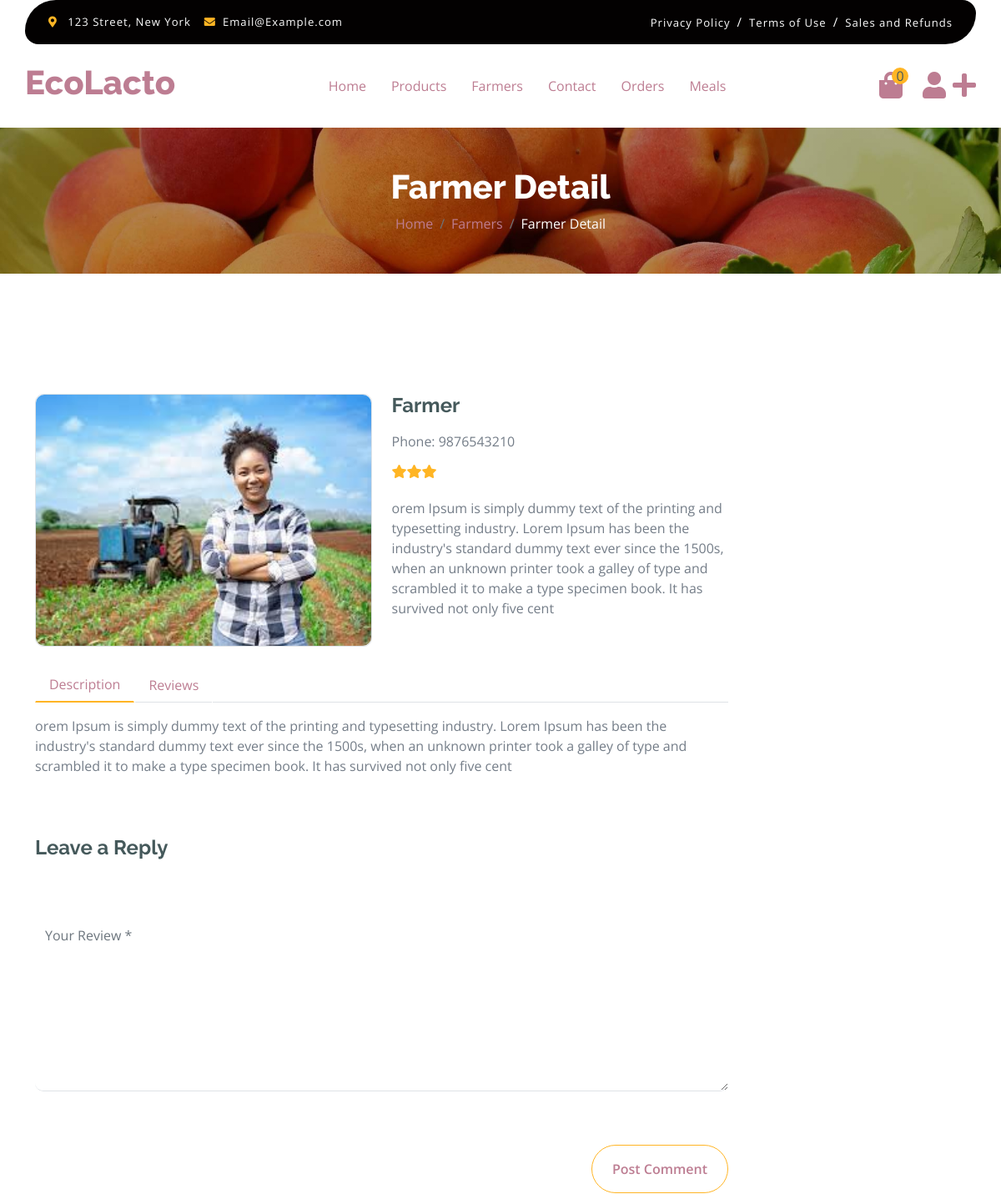
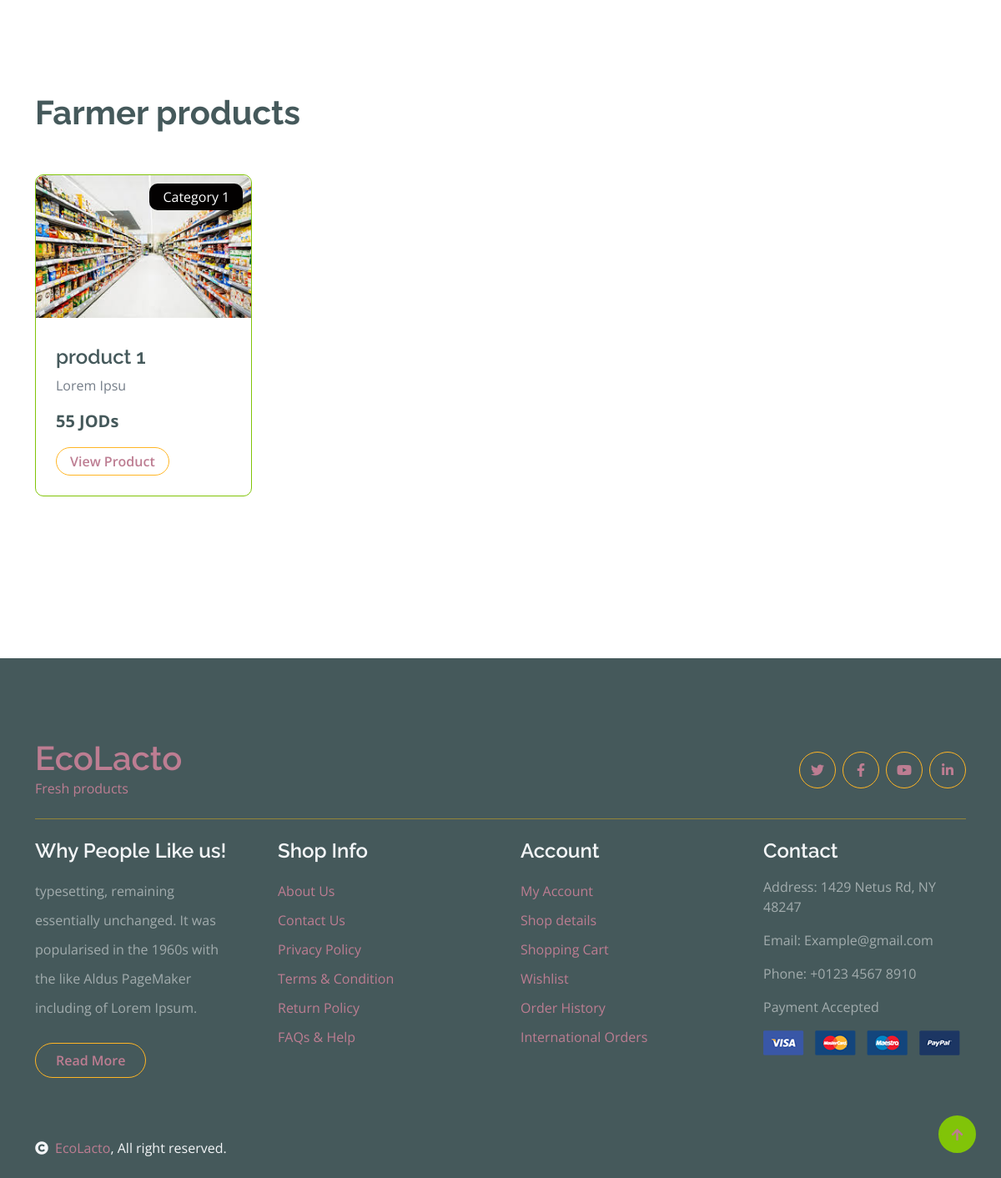
The app's page /Home_Cook_Dashboard/Farmer.php?farmer_id=3 (signed in) with its own data (2 pictures, top to bottom).
### tables this page shows
CREATE TABLE `users` (
  `id` int(11) NOT NULL,
  `user_type_id` int(11) NOT NULL,
  `name` varchar(250) NOT NULL,
  `email` varchar(250) NOT NULL,
  `phone` varchar(250) NOT NULL,
  `password` varchar(250) NOT NULL,
  `total_rate` double NOT NULL DEFAULT 0,
  `image` varchar(250) DEFAULT NULL,
  `description` text DEFAULT NULL,
  `active` int(11) NOT NULL DEFAULT 1,
  `status` varchar(191) NOT NULL DEFAULT 'Pending',
  `created_at` timestamp NOT NULL DEFAULT current_timestamp()
);

CREATE TABLE `products` (
  `id` int(11) NOT NULL,
  `category_id` int(11) NOT NULL,
  `farmer_id` int(11) NOT NULL,
  `name` varchar(250) NOT NULL,
  `image` varchar(250) NOT NULL,
  `description` text NOT NULL,
  `price` double NOT NULL,
  `total_rate` double NOT NULL DEFAULT 0,
  `active` int(11) NOT NULL DEFAULT 1,
  `qty` int(11) DEFAULT NULL,
  `created_at` timestamp NOT NULL DEFAULT current_timestamp()
);

CREATE TABLE `categories` (
  `id` int(11) NOT NULL,
  `name` varchar(250) NOT NULL,
  `image` varchar(250) NOT NULL,
  `active` int(11) NOT NULL DEFAULT 1,
  `created_at` timestamp NOT NULL DEFAULT current_timestamp()
);

### Home_Cook_Dashboard/Farmer.php (the view, shortened to what this page needs)
<?php
    include "../Connect.php";
    $farmer_id = $_GET['farmer_id'];
    $H_ID = $_SESSION['H_Log'];
    if ($H_ID) {
        $sql1 = mysqli_query($con, "SELECT COUNT(id) AS cart_count FROM carts WHERE consumer_id = '$H_ID'");
        $row1 = mysqli_fetch_array($sql1);
        $cart_count = $row1['cart_count'];
    } else {
        echo '<script language="JavaScript">
        document.location="../Home-Cook-Login.php";
       </script>';
    }
    $sql2 = mysqli_query($con, "select * from users where id='$farmer_id'");
    $row2 = mysqli_fetch_array($sql2);
    $farmerName        = $row2['name'];
    $farmerPhone       = $row2['phone'];
    $farmerTotalRate   = $row2['total_rate'];
    $farmerImage       = $row2['image'];
    $farmerDescription = $row2['description'];
?>
<!DOCTYPE html>
<html lang="en">
    <head>
        <link rel="stylesheet" href="https://use.fontawesome.com/releases/v5.15.4/css/all.css"/>
        <link href="https://cdn.jsdelivr.net/npm/bootstrap-icons@1.4.1/font/bootstrap-icons.css" rel="stylesheet">
        <link href="lib/lightbox/css/lightbox.min.css" rel="stylesheet">
        <link href="lib/owlcarousel/assets/owl.carousel.min.css" rel="stylesheet">
        <link href="css/bootstrap.min.css" rel="stylesheet">
        <link href="css/style.css" rel="stylesheet">
    </head>
    <body>
        <div class="container-fluid fixed-top">
            <div class="container topbar bg-primary d-none d-lg-block">
                <div class="d-flex justify-content-between">
                    <div class="top-info ps-2">
                        <small class="me-3"><i class="fas fa-map-marker-alt me-2 text-secondary"></i> <a href="#" class="text-white">123 Street, New York</a></small>
                        <small class="me-3"><i class="fas fa-envelope me-2 text-secondary"></i><a href="#" class="text-white">Email@Example.com</a></small>
                    </div>
                    <div class="top-link pe-2">
                        <a href="#" class="text-white"><small class="text-white mx-2">Privacy Policy</small>/</a>
                        <a href="#" class="text-white"><small class="text-white mx-2">Terms of Use</small>/</a>
                        <a href="#" class="text-white"><small class="text-white ms-2">Sales and Refunds</small></a>
                    </div>
                </div>
            </div>
            <div class="container px-0">
            <nav class="navbar navbar-light bg-white navbar-expand-xl">
                    <a href="index.php" class="navbar-brand"><h1 class="text-primary display-6">EcoLacto</h1></a>
                    <div class="collapse navbar-collapse bg-white" id="navbarCollapse">
                        <div class="navbar-nav mx-auto">
                            <a href="index.php" class="nav-item nav-link ">Home</a>
                            <a href="Products.php" class="nav-item nav-link ">Products</a>
                            <a href="Farmers.php" class="nav-item nav-link active">Farmers</a>
                            <a href="contact.php" class="nav-item nav-link">Contact</a>
                            <?php if ($H_ID) {?>
                                <a href="Orders.php" class="nav-item nav-link">Orders</a>
                                <a href="Meals.php" class="nav-item nav-link">Meals</a>
                            <?php }?>
                        </div>
                        <?php if ($H_ID) {?>
<div class="d-flex m-3 me-0">
    <a href="./Cart.php" class="position-relative me-4 my-auto">
        <i class="fa fa-shopping-bag fa-2x"></i>
        <span class="position-absolute bg-secondary rounded-circle d-flex align-items-center justify-content-center text-dark px-1" style="top: -5px; left: 15px; height: 20px; min-width: 20px;"><?php echo $cart_count ?></span>
    </a>
    <a href="./Profile.php" class="my-auto">
        <i class="fas fa-user fa-2x"></i>
    </a>
    <a href="./Meals-Orders.php" class="my-auto ms-2">
        <i class="fa fa-plus fa-2x"></i>
    </a>
</div>
<?php }?>
                    </div>
                </nav>
            </div>
        </div>
        <div class="container-fluid page-header py-5">
            <h1 class="text-center text-white display-6"><?php echo $farmerName ?> Detail</h1>
            <ol class="breadcrumb justify-content-center mb-0">
                <li class="breadcrumb-item"><a href="./index.php">Home</a></li>
                <li class="breadcrumb-item"><a href="./Farmers.php">Farmers</a></li>
                <li class="breadcrumb-item active text-white"><?php echo $farmerName ?> Detail</li>
            </ol>
        </div>
        <div class="container-fluid py-5 mt-5">
            <div class="container py-5">
                <div class="row g-4 mb-5">
                    <div class="col-lg-8 col-xl-9">
                        <div class="row g-4">
                            <div class="col-lg-6">
                                <div class="border rounded">
                                        <img src="../Farmer_Dashboard/<?php echo $farmerImage ?>" class="img-fluid rounded" alt="Image" style="width: 100%;">
                                </div>
                            </div>
                            <div class="col-lg-6">
                                <h4 class="fw-bold mb-3"><?php echo $farmerName ?></h4>
                                <p class="mb-3">Phone:                                                                                                                                                                                                                                                                                                                                                                                                                                                                                                                                                                                                                                                                         <?php echo $farmerPhone ?></p>
                                <div class="d-flex mb-4">
                                <?php for ($ii = 1; $ii < $farmerTotalRate; $ii++) {?>
                                                        <i class="fa fa-star text-secondary"></i>
                                                        <?php }?>
                                </div>
                                <p class="mb-4"><?php echo $farmerDescription ?></p>
                            </div>
                            <div class="col-lg-12">
                                <nav>
                                    <div class="nav nav-tabs mb-3">
                                        <button class="nav-link active border-white border-bottom-0" type="button" role="tab"
                                            id="nav-about-tab" data-bs-toggle="tab" data-bs-target="#nav-about"
                                            aria-controls="nav-about" aria-selected="true">Description</button>
                                        <button class="nav-link border-white border-bottom-0" type="button" role="tab"
                                            id="nav-mission-tab" data-bs-toggle="tab" data-bs-target="#nav-mission"
                                            aria-controls="nav-mission" aria-selected="false">Reviews</button>
                                    </div>
                                </nav>
                                <div class="tab-content mb-5">
                                    <div class="tab-pane active" id="nav-about" role="tabpanel" aria-labelledby="nav-about-tab">
                                        <p><?php echo $farmerDescription ?> </p>
                                    </div>
                                </div>
                            </div>
                            <form action="./Farmer.php?farmer_id=<?php echo $farmer_id ?>" method="POST">
                                <h4 class="mb-5 fw-bold">Leave a Reply</h4>
                                <div class="row g-4">
                                    <div class="col-lg-12">
                                        <div class="border-bottom rounded my-4">
                                            <textarea name="feedback" id="" class="form-control border-0" cols="30" rows="8" placeholder="Your Review *" spellcheck="false"></textarea>
                                        </div>
                                    </div>
                                    <div class="col-lg-12">
                                        <div class="d-flex justify-content-between py-3 mb-5">
                                            <div class="d-flex align-items-center">
                                            </div>
                                             <button class="btn border border-secondary text-primary rounded-pill px-4 py-3" type="submit" name="Submit">Post Comment</button>
                                        </div>
                                    </div>
                                </div>
                            </form>
                        </div>
                    </div>
                </div>
                <h1 class="fw-bold mb-0"><?php echo $farmerName ?> products</h1>
                <div class="vesitable">
                    <div class="owl-carousel vegetable-carousel justify-content-center">
                    <?php
                        $sql55 = mysqli_query($con, "SELECT * from products WHERE active = 1 AND farmer_id = '$farmer_id'");
                        while ($row55 = mysqli_fetch_array($sql55)) {
                            $product_id          = $row55['id'];
                            $category_id         = $row55['category_id'];
                            $product_name        = $row55['name'];
                            $product_image       = $row55['image'];
                            $product_price       = $row55['price'];
                            $product_description = $row55['description'];
                            $sql66 = mysqli_query($con, "SELECT * from categories WHERE id = '$category_id'");
                            $row66 = mysqli_fetch_array($sql66);
                            $category_name = $row66['name'];
                        ?>
                        <div class="border border-primary rounded position-relative vesitable-item" id="<?php echo $product_id ?>">
                            <div class="vesitable-img" style="height: 180px;">
                                <img src="../Farmer_Dashboard/<?php echo $product_image ?>" class="img-fluid w-100 rounded-top" alt="">
                            </div>
                            <div class="text-white bg-primary px-3 py-1 rounded position-absolute" style="top: 10px; right: 10px;"><?php echo $category_name ?></div>
                            <div class="p-4 pb-0 rounded-bottom">
                                <h4><?php echo $product_name ?></h4>
                                <p><?php echo substr($product_description, 0, 10) ?></p>
                                <div class="d-flex justify-content-between flex-lg-wrap">
                                    <p class="text-dark fs-5 fw-bold"><?php echo $product_price ?> JODs</p>
                                    <a href="./Product.php?product_id=<?php echo $product_id ?>" class="btn border border-secondary rounded-pill px-3 py-1 mb-4 text-primary">View Product</a>
                                </div>
                            </div>
                        </div>
<?php }?>
                    </div>
                </div>
            </div>
        </div>
                <?php require './Footer.php'?>
        <a href="#" class="btn btn-primary border-3 border-primary rounded-circle back-to-top"><i class="fa fa-arrow-up"></i></a>
    </body>
</html>

### records on screen
users: name "Farmer", image (picture), phone "9876543210", description "orem Ipsum is simply dummy text of the printing and typesetting industry. Lorem Ipsum has been the industry's standard dummy text ever since the 1500s, when an unknown printer took a galley of type and scrambled it to make a type specimen book. It has survived not only five cent"
products: image (picture), category.name "Category 1", name "product 1", description "Lorem Ipsu", price "55"

### other values on screen
$cart_count "0"
